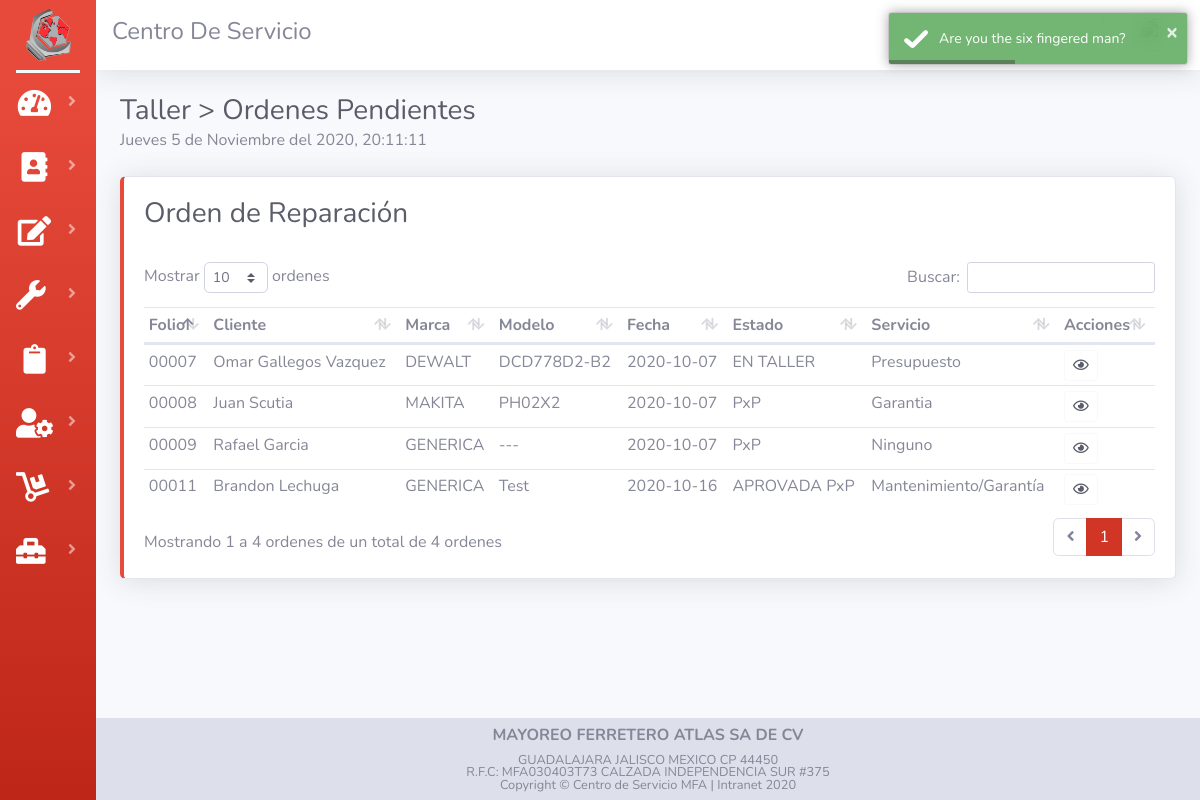
The app's page /listaTaller.php, older data.
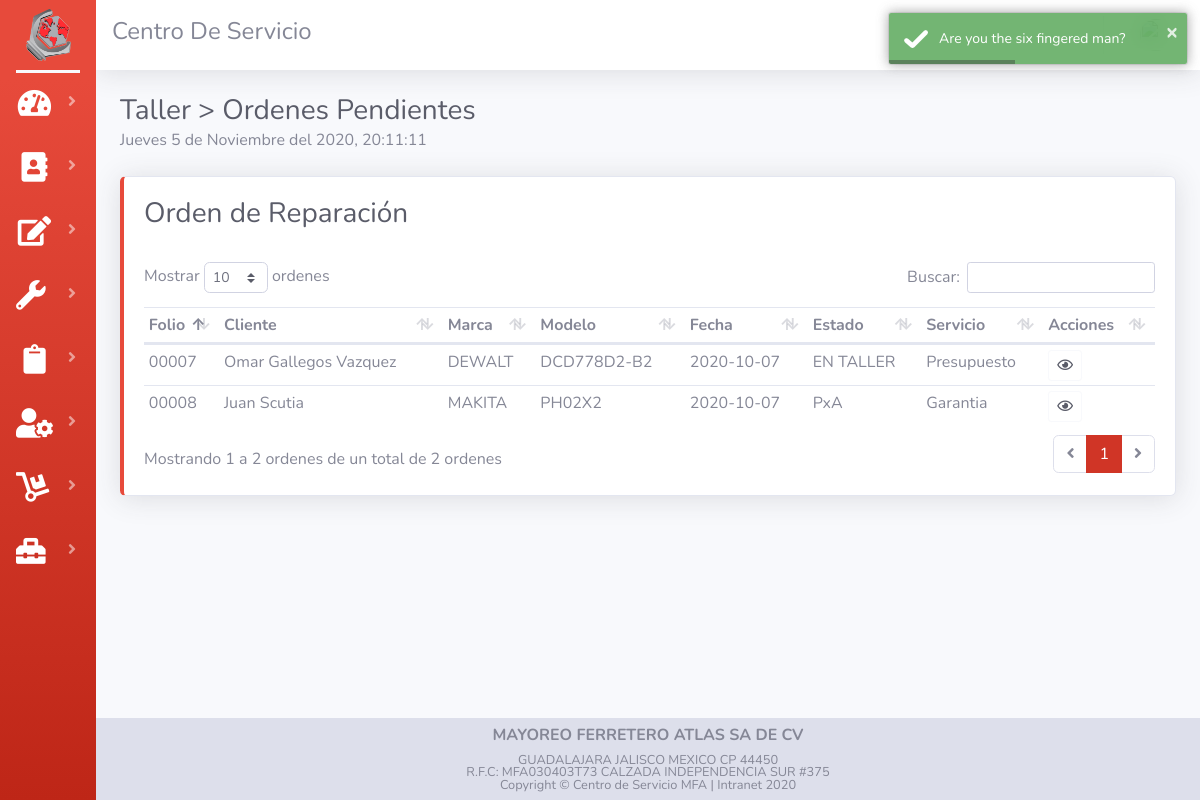
The same page, newer data.
### tables this page shows
CREATE TABLE `tab_cliente`  (
  `id_cliente` int(11) NOT NULL AUTO_INCREMENT,
  `nom_cliente` varchar(50) NOT NULL,
  `dir_cliente` varchar(70) NOT NULL,
  `mun_cliente` varchar(25) NOT NULL,
  `cp_cliente` int(11) NOT NULL,
  `tel_cliente` varchar(20) NOT NULL,
  `rfc_cliente` varchar(15) NOT NULL,
  `mail_cliente` varchar(50) NOT NULL,
  PRIMARY KEY (`id_cliente`) USING BTREE
);

CREATE TABLE `tab_orden`  (
  `id_orden` int(11) NOT NULL AUTO_INCREMENT,
  `id_cliente` int(11) NOT NULL,
  `code_user` int(11) NOT NULL,
  `fech_entrada` date NOT NULL,
  `fech_salida` date NOT NULL,
  `status_orden` varchar(30) NOT NULL,
  `img` varchar(30) NOT NULL DEFAULT 'CSA.webp',
  `desc_herramienta` varchar(50) NOT NULL,
  `marca_herramienta` varchar(50) NOT NULL,
  `mod_herramienta` varchar(20) NOT NULL,
  `tipo_herramienta` varchar(20) NOT NULL,
  `tipo_servicio` varchar(25) NOT NULL,
  `detalle_servicio` varchar(100) NOT NULL,
  `tec_taller` varchar(30) NOT NULL,
  `pago_orden` varchar(15) NOT NULL,
  `iva_orden` varchar(15) NOT NULL,
  PRIMARY KEY (`id_orden`) USING BTREE,
  INDEX `code_user`(`code_user`) USING BTREE,
  INDEX `id_cliente`(`id_cliente`) USING BTREE
);

### listaTaller.php (the view, shortened to what the changed rows need)
<?php session_start(); include("assets/controler/conexion.php");?>
<!DOCTYPE html>
<html lang="en">
<head>
    <?php  include("assets/common/header.php");?>
</head>
<body id="page-top">
    <div id="wrapper">
        <div id="content-wrapper" class="d-flex flex-column">
            <div id="content">
                <div class="container-fluid">
                    <div class="d-sm-flex align-items-center justify-content-between mb-4">
                        <div>
                            <h1 class='h3 mb-0 text-gray-800'>Taller > Ordenes Pendientes</h1>
                        </div>
                    </div>
                    <div class="row">
                        <div class="col">
                            <div class="card border-left-danger shadow ">
                                <div class="card-body">
                                    <h1 class='h3 text-gray-800'>Orden de Reparación</h1>
                                    <br>
                                    <div class="table-responsive">
                                        <table class="table table-hover table-sm" id="dataTableOrden" width="100%"
                                            cellspacing="0">
                                            <thead>
                                                <tr>
                                                    <th>Folio</th>
                                                    <th>Cliente</th>
                                                    <th>Marca</th>
                                                    <th>Modelo</th>
                                                    <th>Fecha</th>
                                                    <th>Estado </th>
                                                    <th>Servicio</th>
                                                    <th>Acciones</th>
                                                </tr>
                                            </thead>
                                            <tbody>
                                                <?php
                                        $queryOrden = "SELECT id_orden, id_cliente, marca_herramienta, mod_herramienta, fech_entrada, status_orden, tipo_servicio  FROM tab_orden WHERE status_orden = 'PxP' OR status_orden = 'PxA'  OR status_orden = 'EN TALLER'  OR status_orden = 'APROVADA PxP'";
                                        $rsOrden = mysqli_query($con, $queryOrden) or die ("Error de consulta");
                                          while ($Orden = mysqli_fetch_array($rsOrden)) {
                                            $folio=$Orden['id_orden'];
                                            if(strlen($folio)==1){
                                                $folio="0000".$folio;
                                            }else if(strlen($folio)==2){
                                                $folio="000".$folio;
                                            }else if(strlen($folio)==3){
                                                $folio="00".$folio;
                                            }else if(strlen($folio)==4){
                                                $folio="0".$folio;
                                            }
                                            $queryCliente = "SELECT nom_cliente FROM tab_cliente WHERE id_cliente = $Orden[id_cliente]";
                                            $rsCliente = mysqli_query($con, $queryCliente) or die ("Error de consulta");
                                              while ($Cliente = mysqli_fetch_array($rsCliente)) {
                                            echo "
                                                <tr>
                                                    <td>".$folio."</td>
                                                    <td>".$Cliente['nom_cliente']."</td>
                                                    <td>".$Orden['marca_herramienta']."</td>
                                                    <td>".$Orden['mod_herramienta']."</td>
                                                    <td>".$Orden['fech_entrada']."</td>
                                                    <td>".$Orden['status_orden']."</td>
                                                    <td>".$Orden['tipo_servicio']."</td>
                                                    <td>
                                                        <button type='button' class='btn btn-outline-light text-dark btn-sm BtnOrden' data-toggle='modal' data-target='#modalOrden'value=".$Orden['id_orden'].">
                                                        <i class='far fa-eye'></i></button>
                                                    </td>
                                                </tr>
                                            ";
}
                                           }
                                             ?>
                                            </tbody>
                                        </table>
                                    </div>
                                </div>
                            </div>
                            <br>
                        </div>
                    </div>
                </div>
            </div>
        </div>
    </div>
</body>
</html>

Row changes from the older to the newer data that the page shows:
no longer on this page (row edited): tab_orden: marca_herramienta "GENERICA", mod_herramienta "---", fech_entrada "2020-10-07", status_orden "PxP", tipo_servicio "Ninguno"
no longer on this page (row edited): tab_cliente: folio "00009", nom_cliente "Rafael Garcia", $Orden['id_orden'] 9 (drawn)
no longer on this page (row edited): tab_orden: marca_herramienta "GENERICA", mod_herramienta "Test", fech_entrada "2020-10-16", status_orden "APROVADA PxP", tipo_servicio "Mantenimiento/Garantía"
no longer on this page (row unchanged): tab_cliente: folio "00011", nom_cliente "Brandon Lechuga", $Orden['id_orden'] 11 (drawn)
changed tab_orden "MAKITA": status_orden "PxP" → "PxA"
Text that changed along with them:
text written by a page script: "Mostrar ordenes Buscar: Mostrando 1 a 4 ordenes de un total de 4 ordenes 1" → "Mostrar ordenes Buscar: Mostrando 1 a 2 ordenes de un total de 2 ordenes 1"
